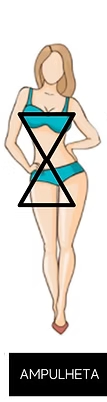
#> input picture ampulheta.jpg, 107 x 402 px
$ python -i preprocess.py   (imports and definitions only)
#> lines starting #> are read from the running program, lines starting #| are printed output that depends on the picture
#> further down, picture is the input picture: shape (402, 107, 3); mean B, G, R 200.4, 206.3, 209.4
"""
Pré-processamento: balanço de branco, normalização de exposição, conversão LAB/HSV.
"""
import io
import numpy as np
from PIL import Image
import cv2
from skimage import exposure


# [17 lines left out: function load_image, not called in this run]


def normalize_exposure(img_bgr):
    """Normalização de exposição (CLAHE em L ou equalize)."""
    lab = cv2.cvtColor(img_bgr, cv2.COLOR_BGR2LAB)
#> lab: shape (402, 107, 3); mean of channels 0, 1, 2 208.6, 128.7, 131.6
    l, a, b = cv2.split(lab)
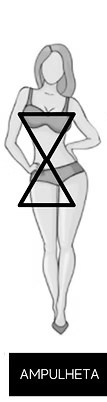
#> l: shape (402, 107); min 0, max 255, mean 208.6
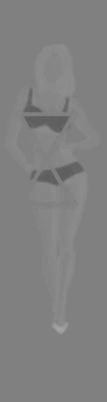
#> a: shape (402, 107); min 93, max 165, mean 128.7
    clahe = cv2.createCLAHE(clipLimit=2.0, tileGridSize=(8, 8))
    l_norm = clahe.apply(l)
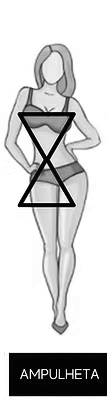
#> l_norm: shape (402, 107); min 1, max 255, mean 204.7
    lab_norm = cv2.merge([l_norm, a, b])
#> lab_norm: shape (402, 107, 3); mean of channels 0, 1, 2 204.7, 128.7, 131.6
    return cv2.cvtColor(lab_norm, cv2.COLOR_LAB2BGR)
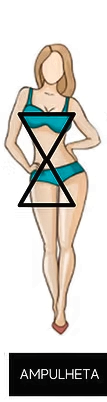
#> returned value: shape (402, 107, 3); mean B, G, R 196.5, 202.4, 205.5


# [79 lines left out: functions white_balance_simple, _detect_white_mask, get_white_balance_correction, apply_white_balance_correction, white_balance_by_reference, to_lab, not called in this run]


def to_hsv(img_bgr):
    """Converte BGR para HSV (H 0-180 OpenCV, S,V 0-255)."""
    return cv2.cvtColor(img_bgr, cv2.COLOR_BGR2HSV)


# [27 lines left out: function preprocess_pipeline, not called in this run]

>>> import cv2
>>> picture = cv2.imread('../../ampulheta.jpg')
>>> result = normalize_exposure(picture)

$ run again, on oval.jpg
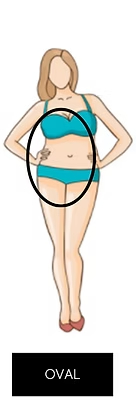
#> input picture oval.jpg, 136 x 402 px
#> picture is the input picture: shape (402, 136, 3); mean B, G, R 210.6, 215.7, 216.9
#> lab: shape (402, 136, 3); mean of channels 0, 1, 2 217.7, 128.4, 131.1
#> in normalize_exposure, `l, a, b = cv2.split(lab)`:
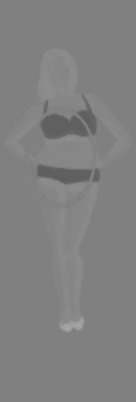
#> a: shape (402, 136); min 92, max 168, mean 128.4
#> lab_norm: shape (402, 136, 3); mean of channels 0, 1, 2 213.6, 128.4, 131.1
#> in normalize_exposure, `return cv2.cvtColor(lab_norm, cv2.COLOR_LAB2BGR)`:
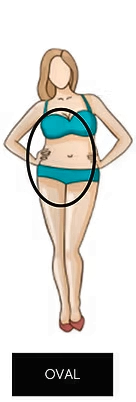
#> returned value: shape (402, 136, 3); mean B, G, R 206.5, 211.5, 212.9

$ run again, on retangulo.jpg
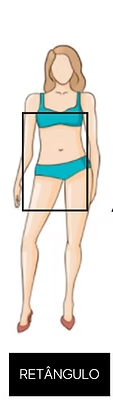
#> input picture retangulo.jpg, 113 x 402 px
#> picture is the input picture: shape (402, 113, 3); mean B, G, R 205.1, 211.1, 213.6
#> lab: shape (402, 113, 3); mean of channels 0, 1, 2 213.5, 128.7, 131.6
#> in normalize_exposure, `l, a, b = cv2.split(lab)`:
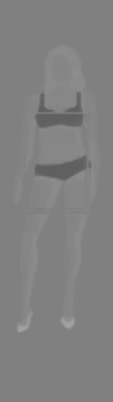
#> a: shape (402, 113); min 92, max 164, mean 128.7
#> lab_norm: shape (402, 113, 3); mean of channels 0, 1, 2 209.1, 128.7, 131.6
#> in normalize_exposure, `return cv2.cvtColor(lab_norm, cv2.COLOR_LAB2BGR)`:
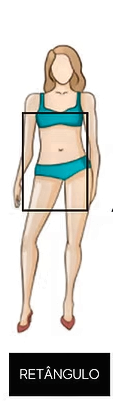
#> returned value: shape (402, 113, 3); mean B, G, R 200.8, 206.7, 209.3

$ run again, on triangulo.jpg
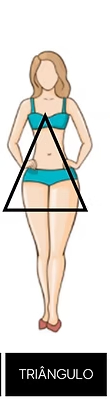
#> input picture triangulo.jpg, 110 x 402 px
#> picture is the input picture: shape (402, 110, 3); mean B, G, R 203.8, 209.1, 212
#> lab: shape (402, 110, 3); mean of channels 0, 1, 2 211.3, 128.7, 131.3
#> in normalize_exposure, `l, a, b = cv2.split(lab)`:
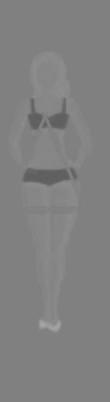
#> a: shape (402, 110); min 93, max 165, mean 128.7
#> lab_norm: shape (402, 110, 3); mean of channels 0, 1, 2 207.7, 128.7, 131.3
#> in normalize_exposure, `return cv2.cvtColor(lab_norm, cv2.COLOR_LAB2BGR)`:
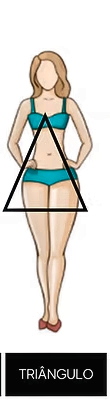
#> returned value: shape (402, 110, 3); mean B, G, R 200.2, 205.6, 208.4
